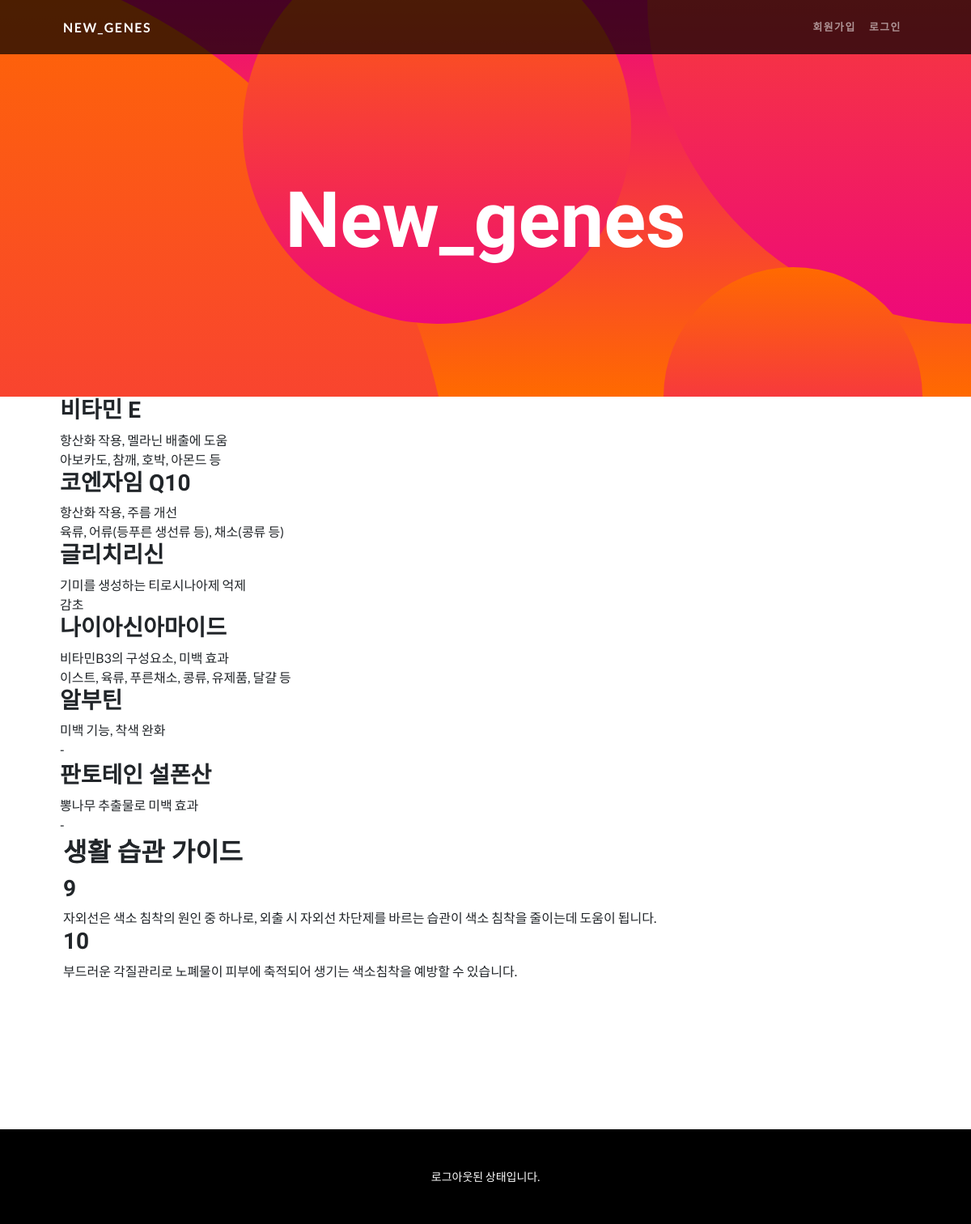
The page /properties/gene_info/habits/OCA2 on the database its author committed.
### Gene/models.py (models this page shows)
class Eating_Habits(models.Model):
    gene_name = models.CharField(max_length=13, null=True)
    food_name = models.CharField(max_length=20, null=True)
    food_description = models.TextField(null=True)
    foods = models.TextField(null=True)

class LifeStyle(models.Model):
    gene_name = models.CharField(max_length=20)
    style = models.TextField()

### Gene/views.py (the view)
# urls.py: path('properties/gene_info/habits/<str:gene_name>', views.habits, name='habits'),
def habits(request, gene_name):
    data = Eating_Habits.objects.filter(gene_name=gene_name) # get방식으로 가져오면 multiple에러???
    style_data = LifeStyle.objects.filter(gene_name=gene_name)
    context=dict()
    context['data'] = data
    context['style_data'] = style_data
    return render(request, 'Gene/habits.html', context=context)

### Gene/templates/Gene/habits.html (shortened to what this page needs)
{% extends 'gene_base/base.html' %}
{% load static %}
{% block content %}
    {% for habit in data %}
            <div style="display: inline-block; padding: 0px 20px;">
                <h3>{{habit.food_name}}</h3>
                {{habit.food_description | linebreaksbr}}<br>
                {{habit.foods}}<br>
            </div>
    {% endfor %}
    <br><br><br><br>
    <h2>{{style_data.gene.name}}생활 습관 가이드</h2>
    {% for habit in style_data %}
            <div>
                <h3>{{habit.id}}</h3>
                {{habit.style}}
            </div>
    {% endfor %}
{% endblock content %}

### rows shown on the page
Eating_Habits: food_name "비타민 E", food_description "항산화 작용, 멜라닌 배출에 도움", foods "아보카도, 참깨, 호박, 아몬드 등"
Eating_Habits: food_name "코엔자임 Q10", food_description "항산화 작용, 주름 개선", foods "육류, 어류(등푸른 생선류 등), 채소(콩류 등)"
Eating_Habits: food_name "글리치리신", food_description "기미를 생성하는 티로시나아제 억제", foods "감초"
Eating_Habits: food_name "나이아신아마이드", food_description "비타민B3의 구성요소, 미백 효과", foods "이스트, 육류, 푸른채소, 콩류, 유제품, 달걀 등"
Eating_Habits: food_name "알부틴", food_description "미백 기능, 착색 완화", foods "-"
Eating_Habits: food_name "판토테인 설폰산", food_description "뽕나무 추출물로 미백 효과", foods "-"
LifeStyle: id "9", style "자외선은 색소 침착의 원인 중 하나로, 외출 시 자외선 차단제를 바르는 습관이 색소 침착을 줄이는데 도움이 됩니다."
LifeStyle: id "10", style "부드러운 각질관리로 노폐물이 피부에 축적되어 생기는 색소침착을 예방할 수 있습니다."
